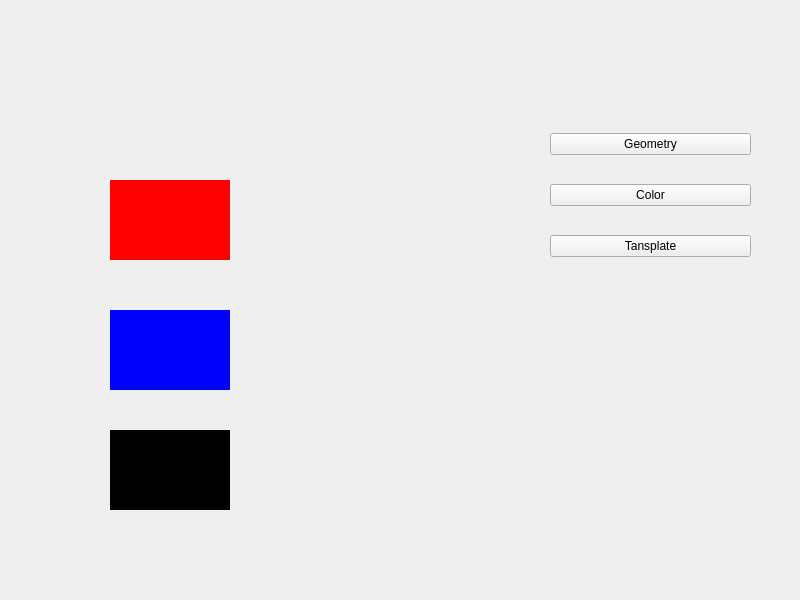
<?xml version="1.0" encoding="UTF-8"?>
<ui version="4.0">
 <class>Widget</class>
 <widget class="QWidget" name="Widget">
  <property name="geometry">
   <rect>
    <x>0</x>
    <y>0</y>
    <width>800</width>
    <height>600</height>
   </rect>
  </property>
  <property name="windowTitle">
   <string>Widget</string>
  </property>
  <widget class="QWidget" name="geometryWidget" native="true">
   <property name="geometry">
    <rect>
     <x>110</x>
     <y>180</y>
     <width>120</width>
     <height>80</height>
    </rect>
   </property>
   <property name="styleSheet">
    <string notr="true">QWidget
{
		background-color: red;
}</string>
   </property>
  </widget>
  <widget class="QWidget" name="layoutWidget">
   <property name="geometry">
    <rect>
     <x>550</x>
     <y>110</y>
     <width>201</width>
     <height>171</height>
    </rect>
   </property>
   <layout class="QVBoxLayout" name="verticalLayout">
    <item>
     <widget class="QPushButton" name="pushButton">
      <property name="text">
       <string>Geometry</string>
      </property>
     </widget>
    </item>
    <item>
     <widget class="QPushButton" name="pushButton_2">
      <property name="text">
       <string>Color</string>
      </property>
     </widget>
    </item>
    <item>
     <widget class="QPushButton" name="pushButton_3">
      <property name="text">
       <string>Tansplate</string>
      </property>
     </widget>
    </item>
   </layout>
  </widget>
  <widget class="QWidget" name="ColorWidget" native="true">
   <property name="geometry">
    <rect>
     <x>110</x>
     <y>310</y>
     <width>120</width>
     <height>80</height>
    </rect>
   </property>
   <property name="styleSheet">
    <string notr="true">QWidget
{
		background-color: blue;
}</string>
   </property>
  </widget>
  <widget class="QWidget" name="opacitywidget" native="true">
   <property name="geometry">
    <rect>
     <x>110</x>
     <y>430</y>
     <width>120</width>
     <height>80</height>
    </rect>
   </property>
   <property name="styleSheet">
    <string notr="true">QWidget
{
		background-color: black;
}</string>
   </property>
  </widget>
 </widget>
 <resources/>
 <connections/>
</ui>
